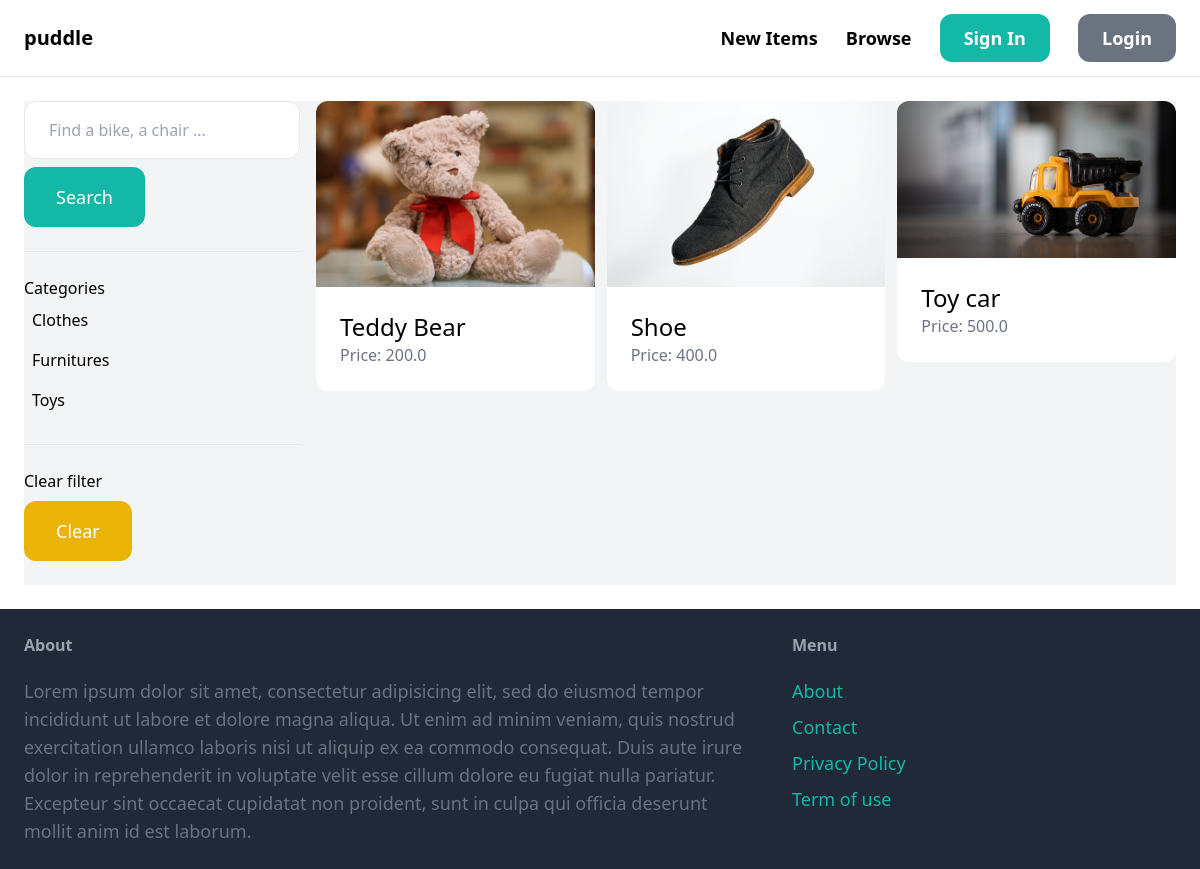
Before: /items/ with the older database file.
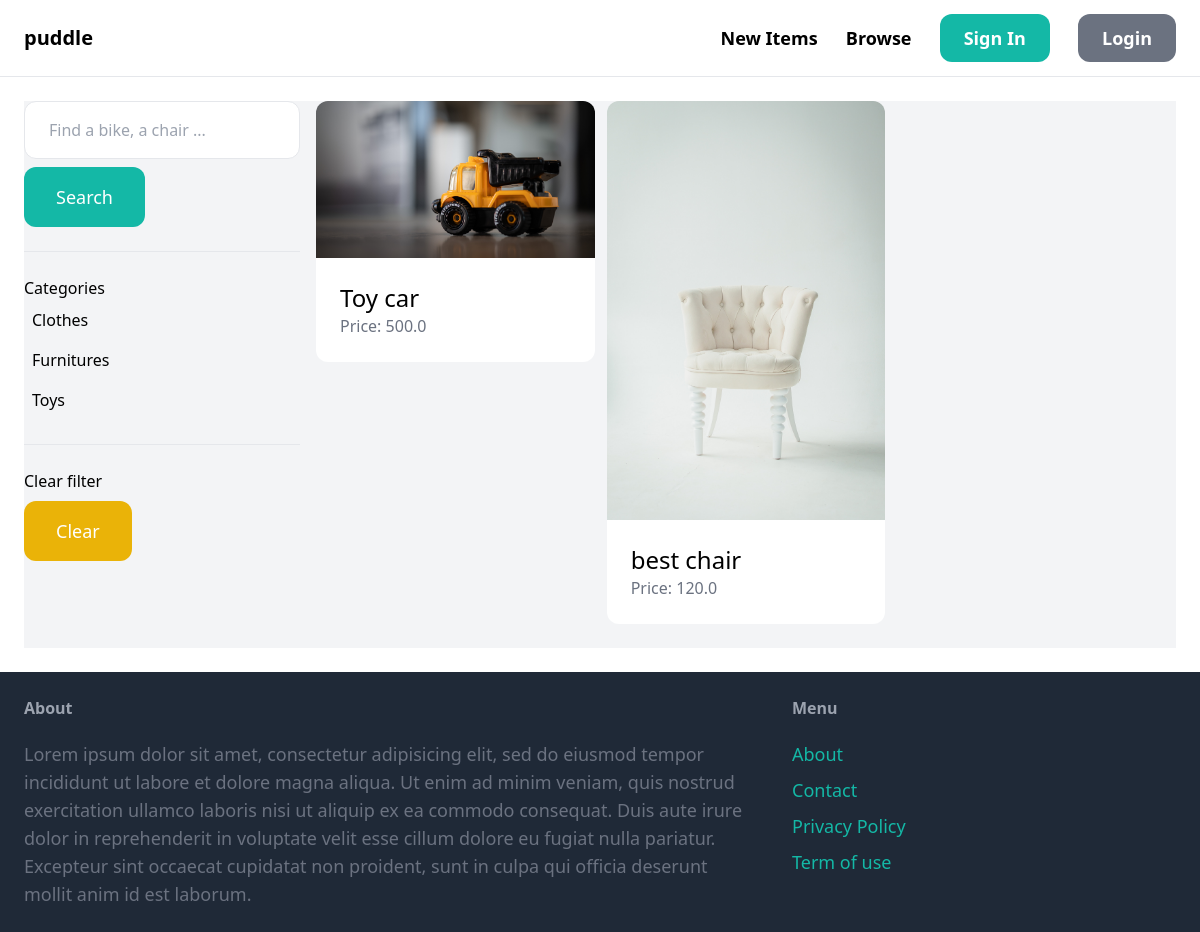
After: the same page with the newer database file.
### item/models.py (models this page shows, shortened)
class Category(models.Model):
    name = models.CharField(max_length=255)
    class Meta:
        ordering = ('name',)
        verbose_name_plural = "Categories"

class Item(models.Model):
    category = models.ForeignKey(Category, related_name="items", on_delete = models.CASCADE)
    name = models.CharField(max_length=255)
    description = models.TextField(blank=True, null =True)
    price = models.FloatField()
    image = models.ImageField(upload_to="item_images", blank=True, null =True)
    is_sold = models.BooleanField(default=False)
    created_by = models.ForeignKey(User, related_name="items", on_delete =models.CASCADE)
    created_at = models.DateTimeField(auto_now_add=True)

### item/views.py (the view)
# urls.py: path("", views.items, name="items"),
def items(request):
    category_id = request.GET.get("category", 0)
    query = request.GET.get("query", "")
    categories = Category.objects.all()
    items = Item.objects.filter(is_sold=False)
    if category_id:
        items = items.filter(category_id=category_id)
    if query:
        items = items.filter(Q(name__icontains=query) | Q(description__icontains=query))
    return render(
        request,
        "item/items.html",
        {
            "items": items,
            "query": query,
            "categories": categories,
            "category_id": int(category_id),
        },
    )

### item/templates/item/items.html
{% extends "core/base.html" %} {% block title %}Items{% endblock %}
{% block content %}
<div class="pb-6 grid grid-cols-4 gap-4 bg-gray-100">
  <div class="col-span-1">
    <form method="GET" action="{% url 'item:items' %}">
      <input
        name="query"
        class="w-full py-4 px-6 border rounded-xl"
        type="text"
        value="{{query}}"
        placeholder="Find a bike, a chair ..."
      />
      <button class="mt-2 py-4 px-8 text-lg bg-teal-500 text-white rounded-xl">
        Search
      </button>
    </form>
    <hr class="my-6" />
    <p class="font-semicbold">Categories</p>
    <ul>
      {% for category in categories %}
      <li
        class="py-2 px-2 rounded-xl {% if category.id == category_id %} bg-gray-200 {% endif %}"
      >
        <a
          href="{% url 'item:items' %}?query={{query}}&category={{category.id}}"
          >{{ category.name }}</a
        >
      </li>
      {% endfor %}
    </ul>
    <hr class="my-6" />
    <p class="font-semicbold">Clear filter</p>
    <ul>
        <li>
            <a href = "{% url 'item:items' %}" class = "mt-2 py-4 px-8 inline-block bg-yellow-500 text-lg rounded-xl text-white ">Clear</a>
        </li>
    </ul>
  </div>
  <div class="col-span-3">
    <div class="grid grid-cols-3 gap-3">
      {% for item in items %}
      <div>
        <a href="{% url 'item:detail' item.id %}">
          <div>
            <img src="{{ item.image.url }}" class="rounded-t-xl" />
          </div>
          <div class="p-6 bg-white rounded-b-xl">
            <h2 class="text-2xl">{{ item.name }}</h2>
            <p class="text-gray-500">Price: {{ item.price }}</p>
          </div>
        </a>
      </div>
      {% endfor %}
    </div>
  </div>
</div>
{% endblock %}

Changed rows visible on the page:
removed Item: image (picture), name "Teddy Bear", price "200.0"
removed Item: image (picture), name "Shoe", price "400.0"
added Item: image (picture), name "best chair", price "120.0"
